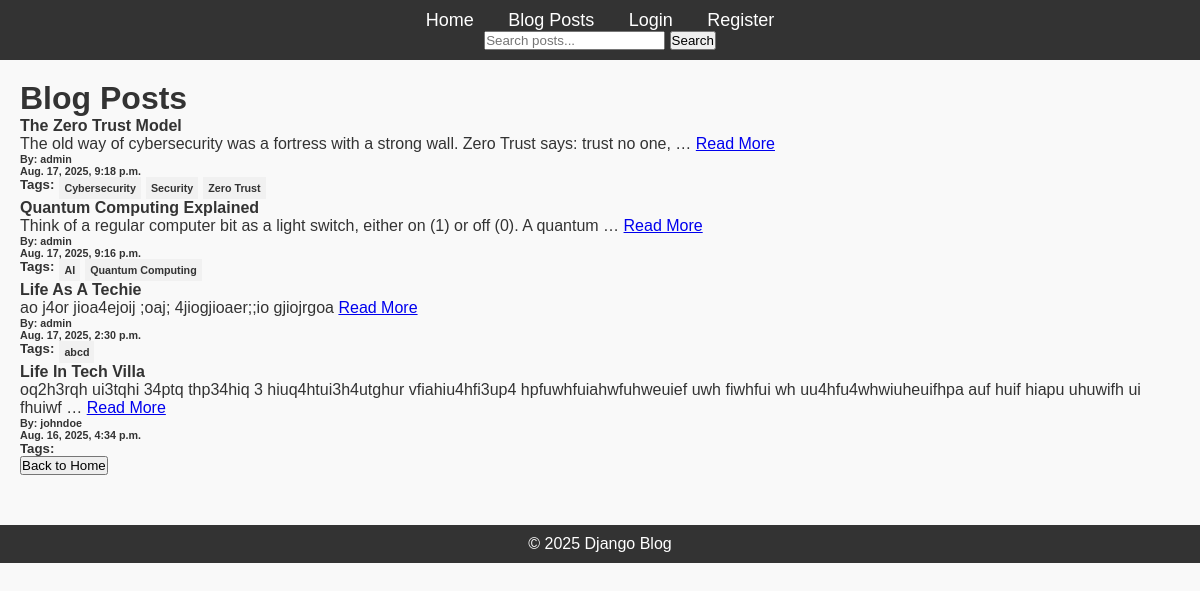
/blog/posts/, run on an earlier commit of the app's database.
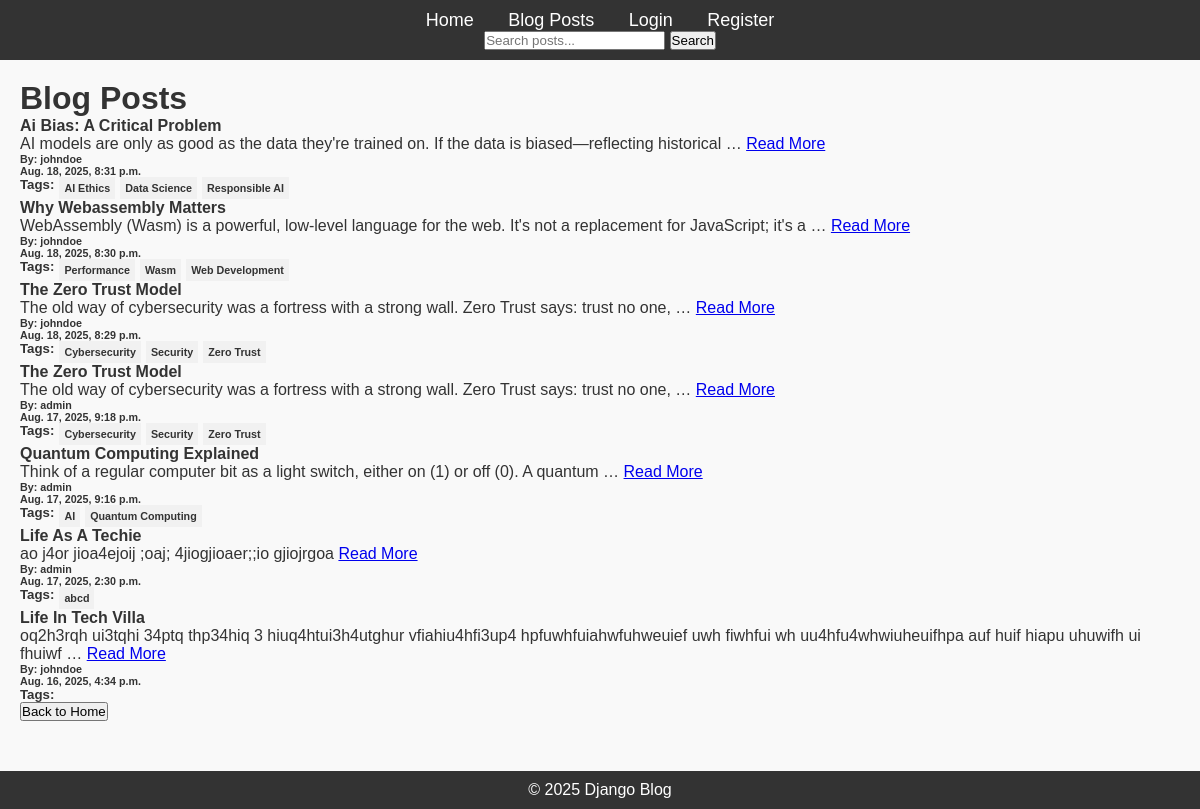
And on a later commit of the database.
### blog/models.py (models this page shows)
class Post(models.Model):
    title = models.CharField(max_length=200)
    content = models.TextField()
    published_date = models.DateTimeField(auto_now_add=True)
    author = models.ForeignKey(User, on_delete=models.CASCADE)
    tags = TaggableManager()

### blog/views.py (the view)
# urls.py: path('posts/', PostListView.as_view(), name='list_posts'),
class PostListView(ListView):
    model = Post
    template_name = 'blog/list_posts.html'
    context_object_name = 'posts'
    ordering = '-published_date'

### blog/templates/blog/list_posts.html (shortened to what this page needs)
{% extends 'blog/base.html' %}
{% block content %}
  <h1>Blog Posts</h1>
  {% include 'blog/posts.html' %}
{% endblock %}

### blog/templates/blog/posts.html
<ul>
    {% for post in posts %}
      <li style="list-style: none;">
            <h4>{{ post.title|title }}</h4>
            <p>
                {{post.content|truncatewords:18}} <a href="{% url 'viewing_post' pk=post.id %}">Read More</a>
            </p>
            <h6>By: {{ post.author}}</h6>
            <h6>{{ post.published_date}}</h6>
              <ul style="display: flex;">
                <h5>Tags:</h5>
                {% for i in post.tags.all %}
                  <h6 style="background-color: #f1f1f1; margin-left: 5px; padding: 5px;">{{ i }}</h6>
                {% endfor %}
              </ul>
      </li>
    {% endfor %}
    <a href="{% url 'home' %}">
        <button>Back to Home</button>
    </a>
</ul>

What changed in the data, as far as the page shows it:
added Post: title "Ai Bias: A Critical Problem", content "AI models are only as good as the data they're trained on. If the data is biased—reflecting historical …", author "johndoe", published_date "Aug. 18, 2025, 8:31 p.m."
added Tag: name "AI Ethics", shown under "Ai Bias: A Critical Problem"
added Tag: name "Data Science", shown under "Ai Bias: A Critical Problem"
added Tag: name "Responsible AI", shown under "Ai Bias: A Critical Problem"
added Post: title "Why Webassembly Matters", content "WebAssembly (Wasm) is a powerful, low-level language for the web. It's not a replacement for JavaScript; it's a …", author "johndoe", published_date "Aug. 18, 2025, 8:30 p.m."
added Tag: name "Performance", shown under "Why Webassembly Matters"
added Tag: name "Wasm", shown under "Why Webassembly Matters"
added Tag: name "Web Development", shown under "Why Webassembly Matters"
added Post: title "The Zero Trust Model", content "The old way of cybersecurity was a fortress with a strong wall. Zero Trust says: trust no one, …", author "johndoe", published_date "Aug. 18, 2025, 8:29 p.m.", Tag (name "Cybersecurity"), Tag (name "Security"), Tag (name "Zero Trust")
